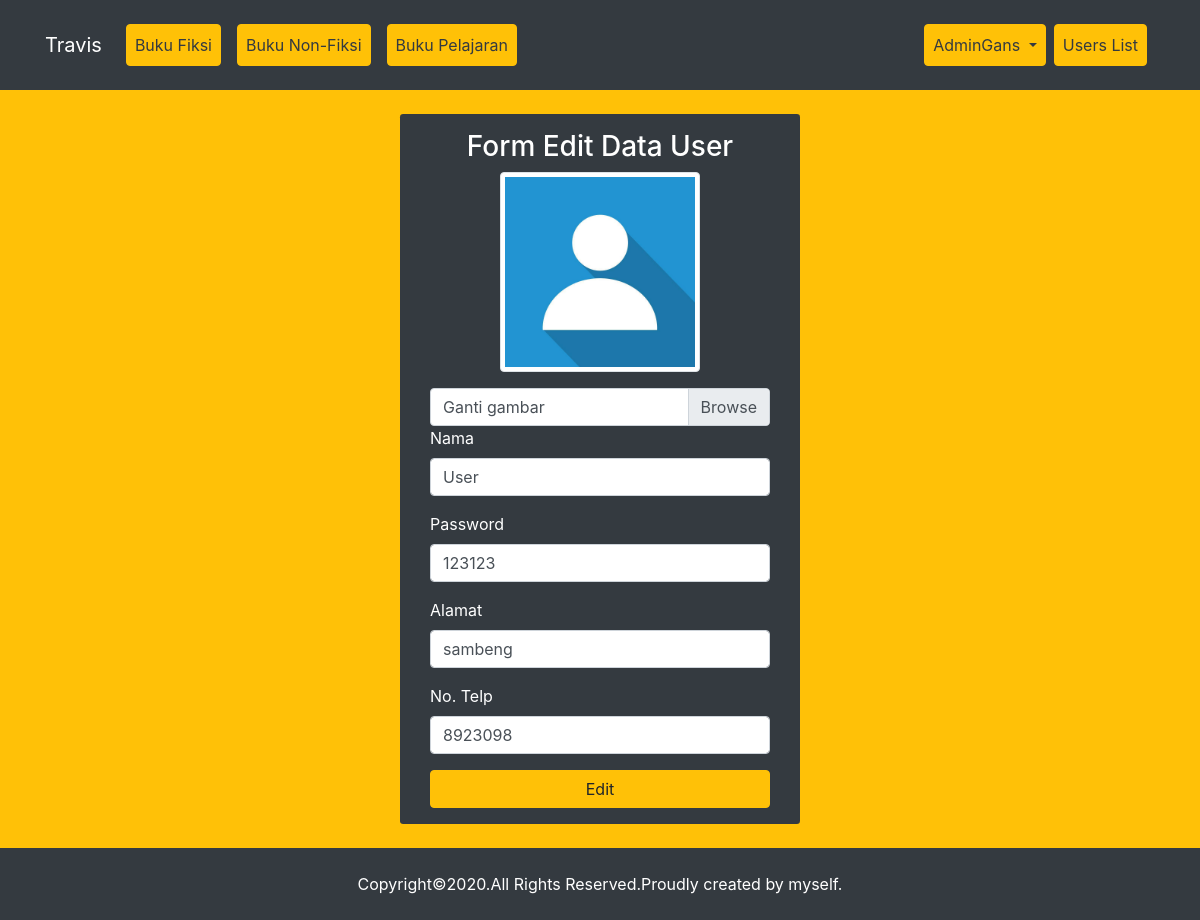
Screenshot of /edit_user.php?id=3 (signed in) with the database file from the repository.
### tables this page shows
CREATE TABLE `users` (
  `id` int(11) NOT NULL,
  `name` varchar(255) NOT NULL,
  `password` varchar(255) NOT NULL,
  `alamat` varchar(255) NOT NULL,
  `number` varchar(15) NOT NULL,
  `image` varchar(255) NOT NULL DEFAULT 'default.jpg',
  `role` int(1) NOT NULL DEFAULT 2
);

### function.php (called while the page is built, shortened)
<?php
$host = 'localhost';
$user_db = 'root';
$pass_db = '';
$db = 'juna';
$con = mysqli_connect($host,$user_db,$pass_db,$db);
function query($query){
    global $con;
    $rows = [];
    $hasil = mysqli_query($con, $query);
    while ($row = mysqli_fetch_assoc($hasil)) {
        $rows[] = $row;
    };
    return $rows;
}
?>

### edit_user.php (the view, shortened to what this page needs)
<?php
include('function.php');
$id = $_GET['id'];
$hasil = query("SELECT * FROM users WHERE id='$id'")[0];
if (isset($_SESSION['data'])) {
    $id = $_SESSION['data'];
     $row = mysqli_fetch_assoc(mysqli_query($con,"SELECT * FROM users WHERE id='$id'")) ;
    if ($row['role'] == 1) {
        $button = '<li class="nav-item px-2">
                        <a class="nav-link btn btn-warning text-dark" href="users.php">Users List</a>
                    </li>';
    }
}
include('templates/header.php');
?>
<section class="bg-warning py-4">
     <div class="container bg-dark text-white col-md-4 offset-md-4 py-3 rounded-sm">
        <h3 class="text-center ">Form Edit Data User</h3>
        <div class="row">
            <div class="col">
                <div class="container">
                <form action="" method="POST" enctype="multipart/form-data">
                    <img class="img-thumbnail mb-3 mx-auto d-block" width="200px" src="assets/img/profile/<?= $hasil['image'] ?>" alt="">
                    <div class="custom-file">
                        <label class="custom-file-label" for="customFile">Ganti gambar</label>
                    </div>
                    <div class="form-group">
                        <label for="name">Nama</label>
                        <input type="text" class="form-control" id="name" placeholder="Nama" name="name" value="<?= $hasil['name']; ?>">
                    </div>
                    <div class="form-group">
                        <label for="password">Password</label>
                        <input type="text" class="form-control" id="password" placeholder="Password" name="password" value="<?= $hasil['password']; ?>">
                    </div>
                    <div class="form-group">
                        <label for="alamat">Alamat</label>
                        <input type="text" class="form-control" id="alamat" placeholder="alamat" name="alamat" value="<?= $hasil['alamat']; ?>">
                    </div>
                    <div class="form-group">
                        <label for="number">No. Telp</label>
                        <input type="number" class="form-control" id="number" placeholder="number Buku" name="number" value="<?= $hasil['number']; ?>">
                    </div>
                    <button type="submit" class="btn btn-warning w-100" name="edit">Edit</button>
                </form>
            </div>
        </div>
     </div>
 </section>
<?php include('templates/footer.php'); ?>

### templates/header.php (shortened to what this page needs)
<!DOCTYPE html>
<html lang="en">
<head>
    <link rel="stylesheet" href="assets/css/style.css">
    <link rel="stylesheet" href="https://stackpath.bootstrapcdn.com/bootstrap/4.5.2/css/bootstrap.min.css"
 />
</head>
<body>
    <nav class="navbar navbar-expand-lg navbar-dark bg-dark py-4">
        <div class="container">
            <a class="navbar-brand" href="#">Travis</a>
            <div class="collapse navbar-collapse" id="navbarNav">
                <ul class="navbar-nav mr-auto">
                    <li class="nav-item px-2">
                        <a class="nav-link btn btn-warning text-dark" href="index.php">Buku Fiksi</a>
                    </li>
                    <li class="nav-item px-2">
                        <a class="nav-link btn btn-warning text-dark" href="non-fiksi.php">Buku Non-Fiksi</a>
                    </li>
                    <li class="nav-item px-2">
                        <a class="nav-link btn btn-warning text-dark" href="pelajaran.php">Buku Pelajaran</a>
                    </li>
                </ul>
                <ul class="navbar-nav ml-auto">
                    <?php if (isset($_SESSION['data'])) : ?>
                    <li class="nav-item dropdown">
                        <a class="nav-link dropdown-toggle btn btn-warning text-dark" href="#" id="navbarDropdown"
                            role="button" data-toggle="dropdown" aria-haspopup="true" aria-expanded="false">
                            <?= $row['name'] ?>
                        </a>
                    </li>
                    <?php endif ?>
                    <?= $button; ?>
                </ul>
            </div>
        </div>
    </nav>

### assets/css/style.css (style rules this page uses)
.form-group input[type=number] { -moz-appearance: textfield; }
section { min-height: 84vh !important; }

### rows the page displays
users: name "AdminGans"
users: image (placeholder picture), name "User", password "123123", alamat "sambeng", number "8923098"
